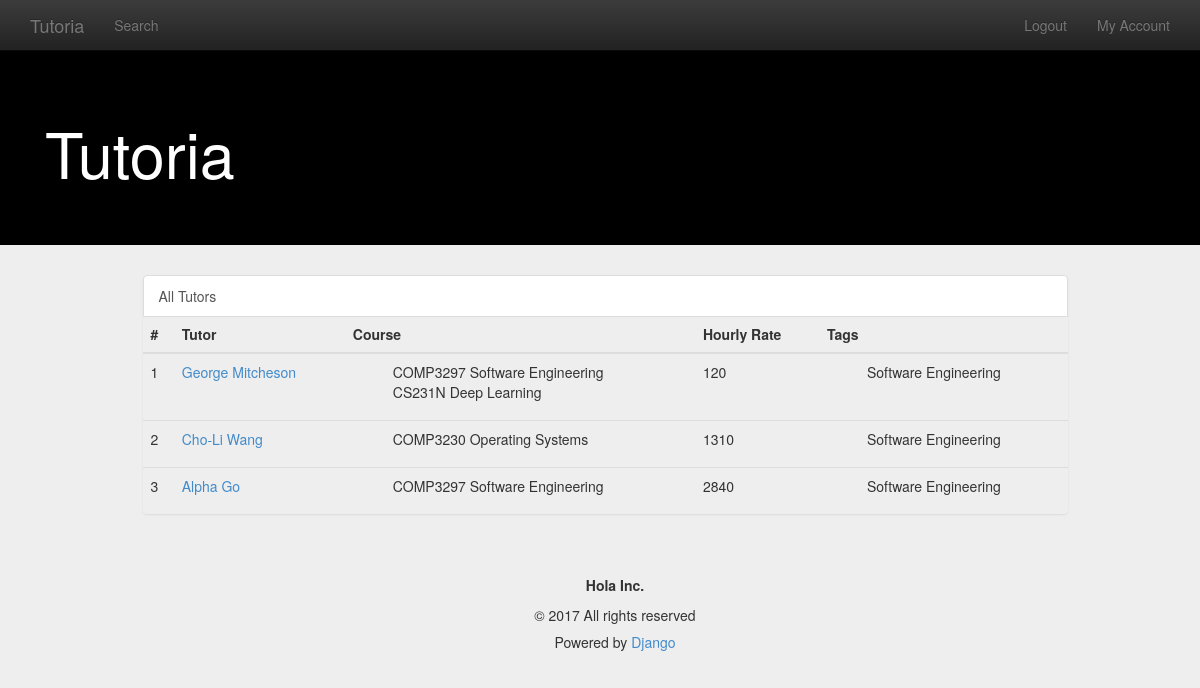
The app's page /search/result/, older data.
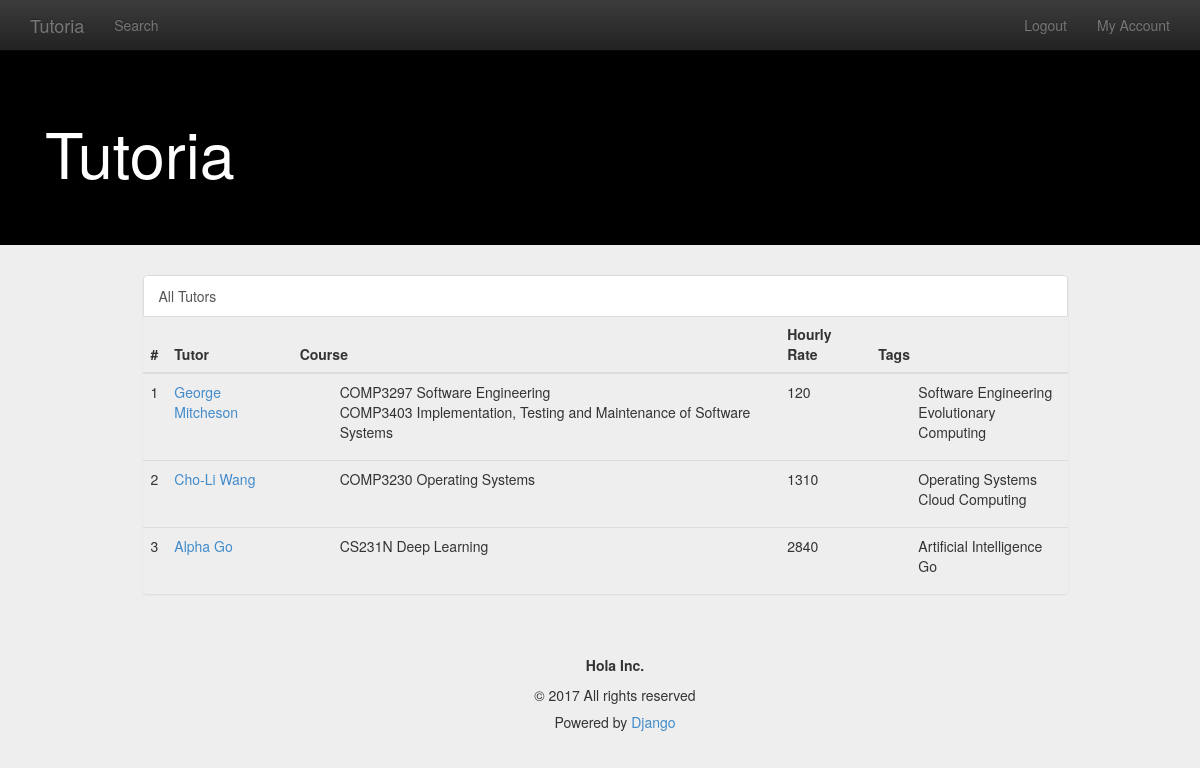
The same page, newer data.
### account/models.py (models this page shows, shortened)
class Tutor(models.Model):
    CONTRACTED_TUTOR = 'CT'
    PRIVATE_TUTOR = 'PT'
    TUTOR_TYPE_CHOICES = (
        (CONTRACTED_TUTOR, 'Contracted Tutor'),
        (PRIVATE_TUTOR, 'Private Tutor'),
    )
    user = models.OneToOneField(
        User,
        on_delete=models.CASCADE,
    )
    tutor_type = models.CharField(
        max_length=2,
        choices=TUTOR_TYPE_CHOICES,
        default=CONTRACTED_TUTOR,
    )
    bio = models.TextField(default='')
    hourly_rate = models.PositiveIntegerField(default=0)
    tags = models.ManyToManyField(SubjectTag)
    courses = models.ManyToManyField(Course)
    sessions = models.ManyToManyField('scheduler.session')

class Course(models.Model):
    course_name = models.CharField(max_length=128)
    course_code = models.CharField(max_length=8)

class SubjectTag(models.Model):
    tag = models.CharField(max_length=128)

### search/views.py (the view)
# urls.py: url(r'result/$', views.ResultView.as_view(), name='result'),
class ResultView(generic.ListView):
    model = Tutor
    template_name = 'result.html'
    context_object_name = 'results'

### templates/result.html (shortened to what this page needs)
{% extends "base.html" %}
{% load staticfiles %}
{% block content %}
{% if results %}
    <div class="container">
        <div class="row">
            <div class="col-md-11 col-md-offset-1">
                <div class="col-md-11">
                    <div class="list-group">
                        <a href="{% url 'search:result' %}"
                          class="list-group-item" id="id_category_all">All Tutors
                        </a>
                    <table class="table table-hover" width="80%">
                        <thead>
                        <tr>
                            <th>#</th>
                            <th>Tutor</th>
                            <th>Course</th>
                            <th>Hourly Rate</th>
                            <th>Tags</th>
                        </tr>
                        </thead>
                        <tbody>
                        {% for tutor in results %}
                            <tr>
                                <td>{{ forloop.counter }}</td>
                                <td><a href="{% url 'tutor:detail' tutor.id
                                %}">{{ tutor.user.first_name }}
                                {{tutor.user.last_name }}</a></td>
                                <td> <ul>
                                  {% for course in tutor.courses.all %}
                                  <li> {{course.course_code}} {{course.course_name }}<br>
                                  {% endfor %}
                                  </ul>
                                </td>
                                <td>{{ tutor.hourly_rate }}</td>
                                <td>
                                  <ul>
                                  {% for tag in tutor.tags.all %}
                                  <li> {{ tag.tag }} <br>
                                  {% endfor %}
                                  </ul>
                                </td>
                            </tr>
                        {% empty %}
                            <tr>
                                <td>No tutor available for your query =(</td>
                            </tr>
                        {% endfor %}
                        </tbody>
                    </table>
                </div>
            </div>
        </div>
    </div>
{% else %}
  <h3> No tutor availabel for your query. Would you want to search again? </h3>
{% endif %}
{% endblock %}

### templates/base.html (shortened to what this page needs)
{% load staticfiles %}
<!DOCTYPE html>
<html lang="zh-cn">
<head>
    <link rel="stylesheet" type="text/css" href="{% static 'css/bootstrap.min.css' %}">
    <link rel="stylesheet" type="text/css" href="{% static 'css/bootstrap-theme.min.css' %}">
    <link rel="stylesheet" type="text/css" href="{% static 'css/base.css' %}">
</head>
<body>
<nav class="navbar navbar-inverse navbar-fixed-top" role="navigation">
    <div class="container">
        <div class="navbar-header">
            <a href="{% url 'homepage' %}" class="navbar-brand">Tutoria</a>
        </div>
        <div class="collapse navbar-collapse" id="navbar-collapse-basepage">
            <ul class="nav navbar-nav">
              <li id="homepage"><a href="{% url 'search:index' %}">Search</a></li>
            </ul>
            <ul class="nav navbar-nav navbar-right">
                {% if user %}
                    <li><a href="">Logout</a></li>
                    <li><a href="">My Account</a></li>
                {% else %}
                    <li><a href="">Register</a></li>
                    <li><a href="">Login</a></li>
                {% endif %}
            </ul>
        </div>
    </div>
</nav>
<header class="jumbotron subhead" id="header-base">
    <div class="container">
        <h1>Tutoria</h1>
    </div>
</header>
{% block content %}{% endblock %}
<footer class="footer" role="contentinfo">
    <hr>
    <div class="container">
        <p class="text-center"><strong>Hola Inc.</strong></p>
        <p class="text-center">© 2017 All rights reserved</p>
        <h5 class="text-center"> Powered by&nbsp;<a
            href="https://www.the djangoproject.com/">Django</a></h5>
    </div>
</footer>
</body>
</html>

### static/css/base.css (style rules this page uses)
body { padding-top: 50px; background-color: #eeeeee; }
#header-base { background-color: #000; color: #fff; }

Row changes from the older to the newer data that the page shows:
changed Tutor "George": loses Course (course_code "CS231N", course_name "Deep Learning")
added Course: course_code "COMP3403", course_name "Implementation, Testing and Maintenance of Software Systems", shown under Tutor "George"
added SubjectTag: tag "Evolutionary Computing", shown under Tutor "George"
changed Tutor "Cho-Li": loses SubjectTag (tag "Software Engineering")
added SubjectTag: tag "Operating Systems", shown under Tutor "Cho-Li"
added SubjectTag: tag "Cloud Computing", shown under Tutor "Cho-Li"
changed Tutor "Alpha": gains Course (course_code "CS231N", course_name "Deep Learning"); loses Course (course_code "COMP3297", course_name "Software Engineering"); loses SubjectTag (tag "Software Engineering")
added SubjectTag: tag "Artificial Intelligence", shown under Tutor "Alpha"
added SubjectTag: tag "Go", shown under Tutor "Alpha"
